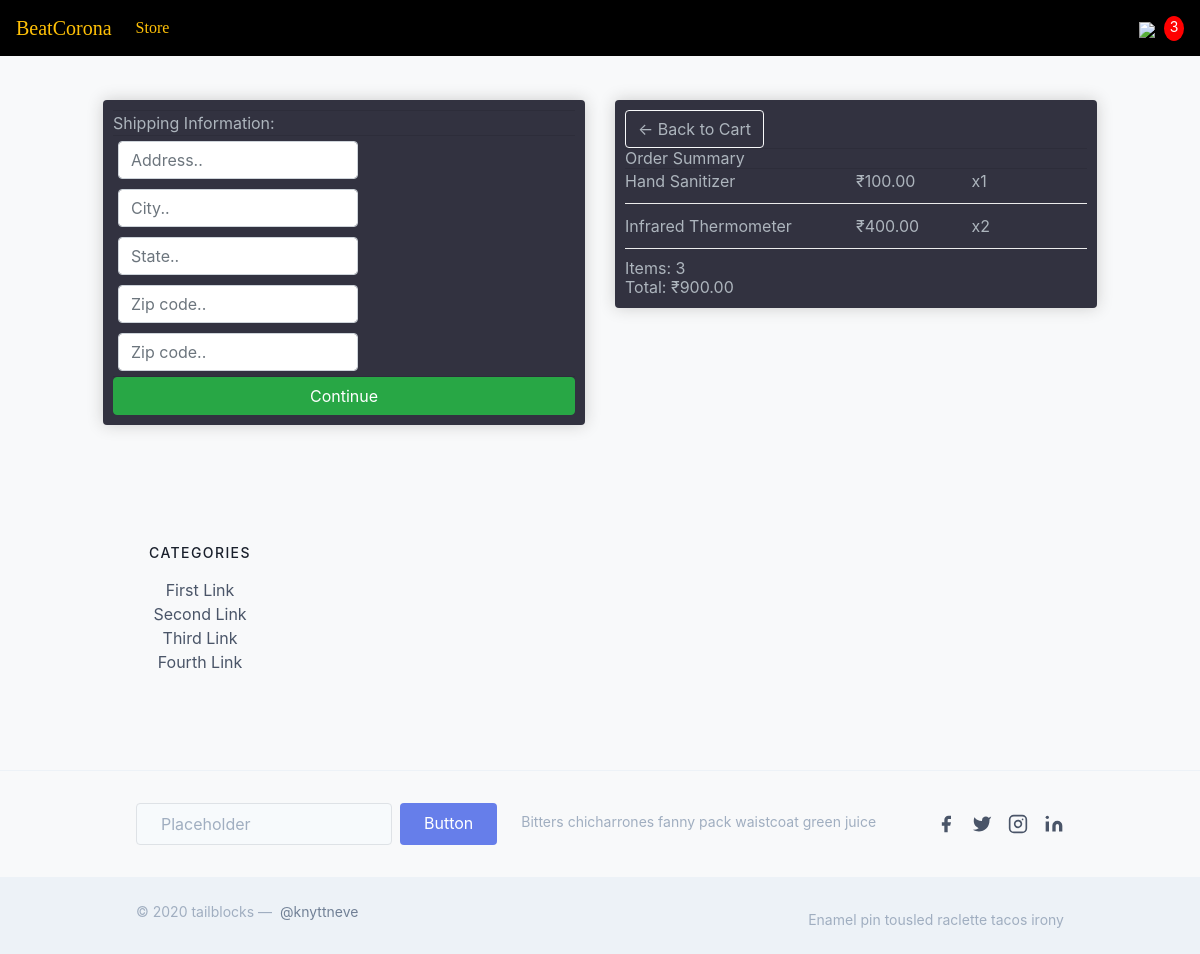
Screenshot of /checkout/ (signed in) with the database file from the repository.
### store/models.py (models this page shows, shortened)
class OrderItem(models.Model):
	product = models.ForeignKey(Product, on_delete=models.SET_NULL, null=True)
	order = models.ForeignKey(Order, on_delete=models.SET_NULL, null=True)
	quantity = models.IntegerField(default=0, null=True, blank=True)
	date_added = models.DateTimeField(auto_now_add=True)
	@property
	def get_total(self):
		total = self.product.price * self.quantity
		return total

class Product(models.Model):
	name = models.CharField(max_length=200)
	price = models.FloatField()
	digital = models.BooleanField(default=False,null=True, blank=True)
	info = models.CharField(max_length = 35, default = "No Information Available")
	image = models.ImageField(null=True, blank=True)
	@property
	def imageURL(self):
		try:
			url = self.image.url
		except:
			url = ''
		return url

class Order(models.Model):
	customer = models.ForeignKey(Customer, on_delete=models.SET_NULL, null=True, blank=True)
	date_ordered = models.DateTimeField(auto_now_add=True)
	complete = models.BooleanField(default=False)
	transaction_id = models.CharField(max_length=100, null=True)
	@property
	def shipping(self):
		shipping = False
		orderitems = self.orderitem_set.all()
		for i in orderitems:
			if i.product.digital == False:
				shipping = True
		return shipping
	@property
	def get_cart_total(self):
		orderitems = self.orderitem_set.all()
		total = sum([item.get_total for item in orderitems])
		return total
	@property
	def get_cart_items(self):
		orderitems = self.orderitem_set.all()
		total = sum([item.quantity for item in orderitems])
		return total

### store/views.py (the view)
# urls.py: path('checkout/', views.checkout, name="checkout"),
def checkout(request):
	data = cartData(request)
	cartItems = data['cartItems']
	order = data['order']
	items = data['items']
	context = {'items':items, 'order':order, 'cartItems':cartItems}
	return render(request, 'store/checkout.html', context)

### store/utils.py (called while the page is built)
def cartData(request):
	if request.user.is_authenticated:
		customer = request.user.customer
		order, created = Order.objects.get_or_create(customer=customer, complete=False)
		items = order.orderitem_set.all()
		cartItems = order.get_cart_items
	else:
		cookieData = cookieCart(request)
		cartItems = cookieData['cartItems']
		order = cookieData['order']
		items = cookieData['items']
	return {'cartItems':cartItems ,'order':order, 'items':items}

### store/templates/store/checkout.html (shortened to what this page needs)
{% extends 'store/main.html' %}
{% load static %}
{% block content %}
<div class="container">
     <div class="row">
		<div class="col-lg-6">
			<div class="box-element" id="form-wrapper">
				<form id="form">
					<div id="shipping-info">
						<hr>
						<p>Shipping Information:</p>
						<hr>
						<div class="form-field">
							<input class="form-control" type="text" name="address" placeholder="Address..">
						</div>
						<div class="form-field">
							<input class="form-control" type="text" name="city" placeholder="City..">
						</div>
						<div class="form-field">
							<input class="form-control" type="text" name="state" placeholder="State..">
						</div>
						<div class="form-field">
							<input class="form-control" type="text" name="zipcode" placeholder="Zip code..">
						</div>
						<div class="form-field">
							<input class="form-control" type="text" name="country" placeholder="Zip code..">
						</div>
					</div>
					<input id="form-button" class="btn btn-success btn-block" type="submit" value="Continue">
				</form>
			</div>
			<br>
		</div>
		<div class="col-lg-6">
			<div class="box-element">
				<a  class="btn btn-outline-light" href="{% url 'cart' %}" style="color: #adb5bd">&#x2190; Back to Cart</a>
				<hr>
				<h3>Order Summary</h3>
				<hr>
				{% for item in items %}
				<div class="cart-row">
					<div style="flex:2"><p>{{item.product.name}}</p></div>
					<div style="flex:1"><p>₹{{item.product.price|floatformat:2}}</p></div>
					<div style="flex:1"><p>x{{item.quantity}}</p></div>
				</div>
				{% endfor %}
				<h5>Items:   {{order.get_cart_items}}</h5>
				<h5>Total:   ₹{{order.get_cart_total|floatformat:2}}</h5>
			</div>
		</div>
	</div>
</div>
{% endblock content %}

### store/templates/store/main.html (shortened to what this page needs)
<!DOCTYPE html>
{% load static %}
<html>
<head>
	<link rel="stylesheet" href="https://stackpath.bootstrapcdn.com/bootstrap/4.4.1/css/bootstrap.min.css">
	<link rel="stylesheet" type="text/css" href="{% static 'css/main.css' %}">
</head>
<body>
	<nav class="navbar navbar-expand-lg navbar-dark sticky-top bg-dark" background-color=black>
	  <a class="navbar-brand " href="{% url 'store' %}" style="color: #ffc107;font-family:'Comic Sans MS'" >BeatCorona</a>
	  <div class="collapse navbar-collapse" id="navbarSupportedContent">
	    <ul class="navbar-nav mr-auto">
	      <li class="nav-item active">
	        <a class="nav-link" href="{% url 'store' %}" style="color: #ffc107;font-family:'Comic Sans MS'" >Store <span class="sr-only">(current)</span></a>
	      </li>
	    </ul>
	    <div class="form-inline my-2 my-lg-0">
	     	<a href="{% url 'cart' %}">
	    		<img  id="cart-icon" src="{% static 'images/cart.png' %}">
	    	</a>
	    	<p id="cart-total">{{cartItems}}</p>
	    </div>
	  </div>
	</nav>
            <br>
            {% block content %}
            {% endblock content %}
						<footer class="text-gray-700 body-font">
						  <div class="container px-5 py-24 mx-auto">
						    <div class="flex flex-wrap md:text-left text-center -mb-10 -mx-4">
						      <div class="lg:w-1/6 md:w-1/2 w-full px-4">
						        <h2 class="title-font font-medium text-gray-900 tracking-widest text-sm mb-3">CATEGORIES</h2>
						        <nav class="list-none mb-10">
						          <li>
						            <a class="text-gray-600 hover:text-gray-800">First Link</a>
						          </li>
						          <li>
						            <a class="text-gray-600 hover:text-gray-800">Second Link</a>
						          </li>
						          <li>
						            <a class="text-gray-600 hover:text-gray-800">Third Link</a>
						          </li>
						          <li>
						            <a class="text-gray-600 hover:text-gray-800">Fourth Link</a>
						          </li>
						        </nav>
						      </div>
						    </div>
						  </div>
						  <div class="border-t border-gray-200">
						    <div class="container px-5 py-8 flex flex-wrap mx-auto items-center">
						      <div class="flex md:flex-no-wrap flex-wrap justify-center md:justify-start">
						        <input class="sm:w-64 w-40 bg-gray-100 rounded sm:mr-4 mr-2 border border-gray-400 focus:outline-none focus:border-indigo-500 text-base py-2 px-4" placeholder="Placeholder" type="text">
						        <button class="inline-flex text-white bg-indigo-500 border-0 py-2 px-6 focus:outline-none hover:bg-indigo-600 rounded">Button</button>
						        <p class="text-gray-500 text-sm md:ml-6 md:mt-0 mt-2 sm:text-left text-center">Bitters chicharrones fanny pack
						          <br class="lg:block hidden">waistcoat green juice
						        </p>
						      </div>
						      <span class="inline-flex lg:ml-auto lg:mt-0 mt-6 w-full justify-center md:justify-start md:w-auto">
						        <a class="text-gray-500">
						          <svg fill="currentColor" stroke-linecap="round" stroke-linejoin="round" stroke-width="2" class="w-5 h-5" viewBox="0 0 24 24">
						            <path d="M18 2h-3a5 5 0 00-5 5v3H7v4h3v8h4v-8h3l1-4h-4V7a1 1 0 011-1h3z"></path>
						          </svg>
						        </a>
						        <a class="ml-3 text-gray-500">
						          <svg fill="currentColor" stroke-linecap="round" stroke-linejoin="round" stroke-width="2" class="w-5 h-5" viewBox="0 0 24 24">
						            <path d="M23 3a10.9 10.9 0 01-3.14 1.53 4.48 4.48 0 00-7.86 3v1A10.66 10.66 0 013 4s-4 9 5 13a11.64 11.64 0 01-7 2c9 5 20 0 20-11.5a4.5 4.5 0 00-.08-.83A7.72 7.72 0 0023 3z"></path>
						          </svg>
						        </a>
						        <a class="ml-3 text-gray-500">
						          <svg fill="none" stroke="currentColor" stroke-linecap="round" stroke-linejoin="round" stroke-width="2" class="w-5 h-5" viewBox="0 0 24 24">
						            <rect width="20" height="20" x="2" y="2" rx="5" ry="5"></rect>
						            <path d="M16 11.37A4 4 0 1112.63 8 4 4 0 0116 11.37zm1.5-4.87h.01"></path>
						          </svg>
						        </a>
						        <a class="ml-3 text-gray-500">
						          <svg fill="currentColor" stroke="currentColor" stroke-linecap="round" stroke-linejoin="round" stroke-width="0" class="w-5 h-5" viewBox="0 0 24 24">
						            <path stroke="none" d="M16 8a6 6 0 016 6v7h-4v-7a2 2 0 00-2-2 2 2 0 00-2 2v7h-4v-7a6 6 0 016-6zM2 9h4v12H2z"></path>
						            <circle cx="4" cy="4" r="2" stroke="none"></circle>
						          </svg>
						        </a>
						      </span>
						    </div>
						  </div>
						  <div class="bg-gray-200">
						    <div class="container mx-auto py-4 px-5 flex flex-wrap flex-col sm:flex-row">
						      <p class="text-gray-500 text-sm text-center sm:text-left">© 2020 tailblocks —
						        <a href="https://twitter.com/knyttneve" class="text-gray-600 ml-1" target="_blank" rel="noopener noreferrer">@knyttneve</a>
						      </p>
						      <span class="sm:ml-auto sm:mt-0 mt-2 sm:w-auto w-full sm:text-left text-center text-gray-500 text-sm">Enamel pin tousled raclette tacos irony</span>
						    </div>
						  </div>
						</footer>
	<link href="https://unpkg.com/tailwindcss@^1.0/dist/tailwind.min.css" rel="stylesheet">
</body>
</html>

### static/css/main.css (style rules this page uses)
h1,h2,h3,h4,h5,h6,p { color:hsl(0, 0%, 30%); color:#adb5bd }
.box-element { box-shadow:hsl(0, 0%, 80%) 0 0 16px; background-color:#323240; border-radius: 4px; padding: 10px; color:#adb5bd }
.bg-dark { background-color: black!important; }
#cart-icon { width:25px; display: inline-block; margin-left: 15px; }
#cart-total { display: block; text-align: center; color:#fff; background-color: red; width: 20px; height: 25px; border-radius: 50%; font-size: 14px; }
.col-lg-4, .col-lg-6, .col-lg-8, .col-lg-12 { margin-top: 20px; }
.btn { border-radius: 10; }
.form-field { width:250px; display: inline-block; padding: 5px; }
.cart-row { display: flex; align-items: flex-stretch; padding-bottom: 10px; margin-bottom: 10px; border-bottom: 1px solid #ececec; }

### store/templates/store/main.html (style rules this page uses)
body { background-color: #f8f9fa; height: 100%; background-repeat: no-repeat; background-size: cover; }

### rows the page displays
OrderItem: product.name "Hand Sanitizer", product.price "100.00", quantity "1"
OrderItem: product.name "Infrared Thermometer", product.price "400.00", quantity "2"
Order: get_cart_items "3", get_cart_total "900.00"

### other values shown
{{ cartItems }} "3"
